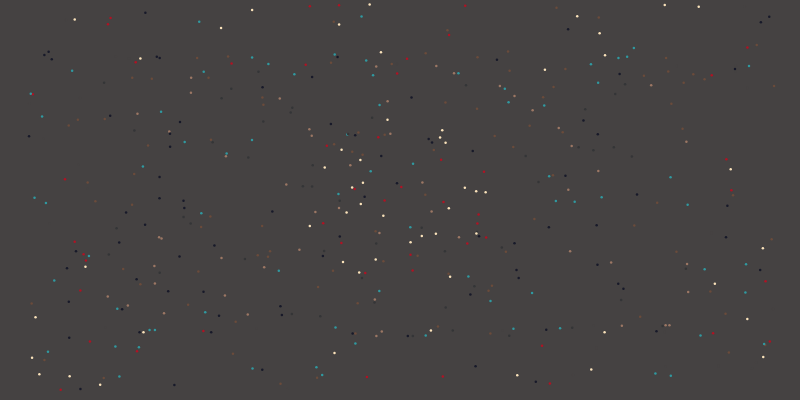
Frame 1 (no input)
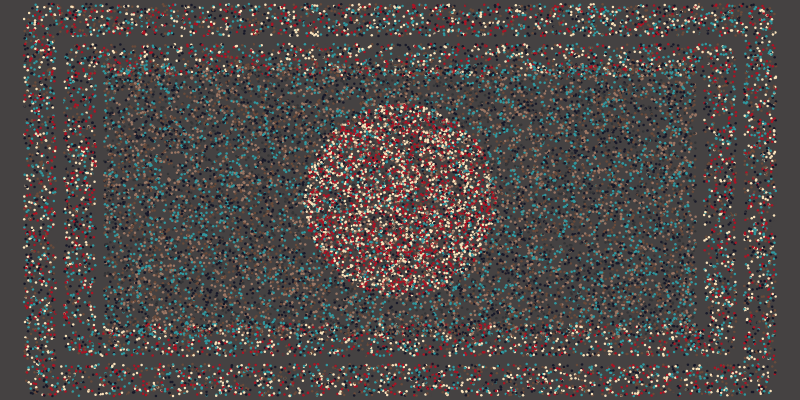
Frame 60 (no input)
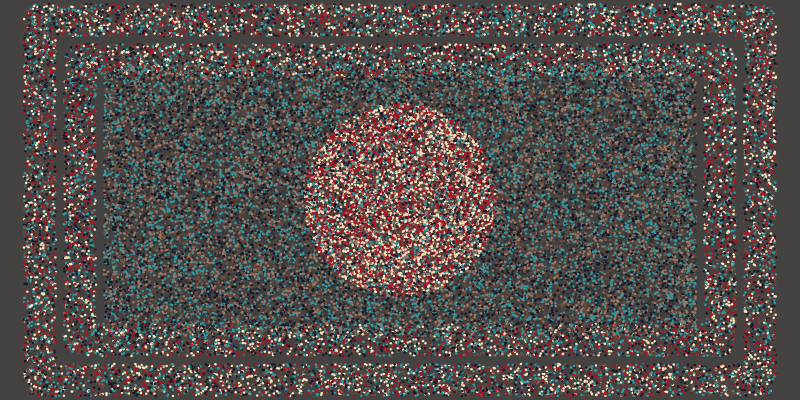
Frame 120 (the mouse pressed at the canvas centre since frame 60)

The p5.js sketch that drew these frames (run headless with seeded random() and noise() and a simulated clock; from frame 60 on, the mouse is pressed at the canvas centre):

// p5.js sketch
// ── sketch.js
let R = (a = 1) => Math.random() * a;
let L = (x, y) => (x * x + y * y) ** 0.5; // Elements by Euclid 300 BC

const palette = ["#454242", "#171929", "#3099A0", "#6A4B3B", "#AF1324", "#FBE3BB", "#683632", "#331F24", "#9C7764", "#343537"];

function setup() {
    createCanvas(800, 400);
    background(palette[0]);
}

function draw_circle([x, y], r, c) {
    noStroke(); fill(c);
    circle((x + 1) * width / 2, (y + 1) * width / 2, r / 2);
}

function sdf_circle([x, y], [cx, cy], r) {
    x -= cx;
    y -= cy;
    return L(x, y) - r;
}

function sdf_box([x, y], [cx, cy], [w, h]) {
    x -= cx;
    y -= cy;
    return k(abs(x) - w, abs(y) - h);
}

let k = (a, b) => a > 0 && b > 0 ? L(a, b) : a > b ? a : b;

function sdf_line(y) {
    return y;
}

function sdf([x, y]) {
    // let circle_val = sdf_circle([x, y], [0, 0], .5);
    let box_val = sdf_box([x, y], [-0, -0.5], [0.9, .45]);
    let box_val2 = sdf_box([x, y], [-0, -0.5], [0.8, .35]);


    // circle_val = abs(circle_val) - 0.05/;
    // circle_val = abs(circle_val) - 0.1;
    // circle_val = abs(circle_val) - 0.1;
    // circle_val = abs(circle_val) - 0.1;
    // circle_val = abs(circle_val) - 0.1;
    // circle_val = abs(circle_val) - 0.1;
    box_val = Math.min(abs(box_val), abs(box_val2));
    box_val = abs(box_val) - 0.05;
    // return (Math.min(box_val, box_val2));
    return box_val;
}

function sdf2([x, y]) {
    // let circle_val = sdf_circle([x, y], [0, 0], .5);
    let box_val = sdf_box([x, y], [-0, -0.5], [0.75, .35]);


    // circle_val = abs(circle_val) - 0.05/;
    // circle_val = abs(circle_val) - 0.1;
    // circle_val = abs(circle_val) - 0.1;
    // circle_val = abs(circle_val) - 0.1;
    // circle_val = abs(circle_val) - 0.1;
    // circle_val = abs(circle_val) - 0.1;
    // box_val = Math.min(abs(box_val), abs(box_val2));
    // box_val = abs(box_val) - 0.05;

    return box_val;
}

function sdf3([x, y]) {
    let circle_val = sdf_circle([x, y], [0, -0.5], .25);



    // circle_val = abs(circle_val) - 0.05/;
    // circle_val = abs(circle_val) - 0.1;
    // circle_val = abs(circle_val) - 0.1;
    // circle_val = abs(circle_val) - 0.1;
    // circle_val = abs(circle_val) - 0.1;
    // circle_val = abs(circle_val) - 0.1;
    // box_val = Math.min(abs(box_val), abs(box_val2));
    // box_val = abs(box_val) - 0.05;

    return circle_val;
}

function draw() {
    for (let k = 0; k < 1000; k++) {
        let p = [R(2) - 1, R(2) - 1];
        let d = sdf(p);
        let col = palette[random([1, 2, 3, 4, 5, 6, 7, 8, 9])];
        if (d < -.01) {
            col = palette[random([0, 1, 2, 3, 4, 5])];
            draw_circle(p, 5, col);
        }
    }

    for (let k = 0; k < 1000; k++) {
        let p = [R(2) - 1, R(2) - 1];
        let d = sdf2(p);
        if (d < -.01) {
            col = palette[random([1, 9, 8, 3, 2])]
            draw_circle(p, 5, col);
        }
    }

    for (let k = 0; k < 1000; k++) {
        let p = [R(2) - 1, R(2) - 1];
        let d = sdf3(p);
        if (d < -.01) {
            col = palette[random([4, 5])]
            draw_circle(p, 5, col);
        }
    }
}
